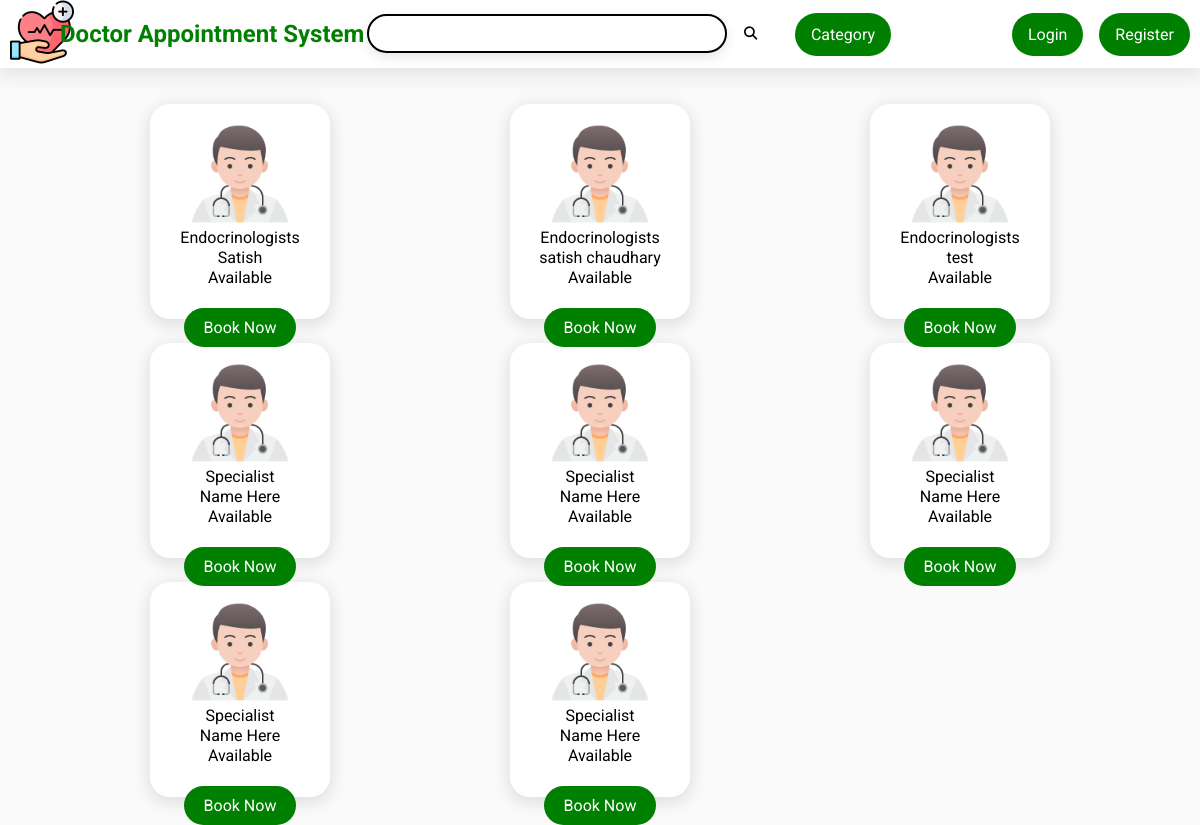
The page /category.php?doctor_category=Endocrinologists on the database its author committed.
### tables this page shows
CREATE TABLE `doctors` (
  `d_id` int NOT NULL,
  `d_fullname` varchar(255) NOT NULL,
  `d_username` varchar(255) NOT NULL,
  `d_email` varchar(255) NOT NULL,
  `d_phone` bigint NOT NULL,
  `d_password` varchar(255) NOT NULL,
  `d_category` varchar(255) NOT NULL,
  `d_cilinics` varchar(255) NOT NULL,
  `d_clocation` varchar(255) NOT NULL,
  `d_imagesource` varchar(250) NOT NULL,
  `d_image` varchar(200) NOT NULL,
  `d_experienced` int NOT NULL,
  `d_qualification` varchar(200) NOT NULL
);

### classes/doctor_data.php (called while the page is built, shortened)
<?php
class doctorData extends dbh_connection{
    public function get_categories_info($categories){
        $query = 'SELECT * FROM doctors WHERE d_category=?';
        $stmt = $this->connect()->prepare($query);
        if(!$stmt->execute([$categories])){
            header('location:../index.php?stmtfailed');
            exit();
        }
        $doctorData = $stmt->fetchAll();
        return $doctorData;
    }
}
$d_data = new doctorData();
?>

### includes/dbh.inc.php (called while the page is built)
<?php
class dbh_connection{
    protected function connect(){
        try{
            $host = 'localhost';
            $username = 'root';
            $password = 'newpassword';
            $dbname = 'Appointment';
            $pdo = new PDO("mysql:host=$host;dbname=$dbname",$username,$password);
            $pdo->setAttribute(PDO::ATTR_ERRMODE, PDO::ERRMODE_EXCEPTION);
            return $pdo;
        }
        catch(PDOException $e){
            die(''.$e->getMessage());
        }
    }
}
?>

### category.php (the view, shortened to what this page needs)
<?php
 include 'header.php';
?>
<div class="container">
  <?php
  if(isset($_GET['doctor_category'])){
    $doctorcategory= $_GET['doctor_category'];
    $doctor_info = $d_data->get_categories_info($doctorcategory);
    if($doctor_info){
      foreach ($doctor_info as $key => $doctors) {
        $doctor_id = $doctors['d_id'];
       echo
       ' <div class="card" id="card-'.($key+1).'">
      <img src="images/doctor.png" alt="">
      <p class="speclaist">'.$doctors['d_category'].'</p>
      <p class="name">'.$doctors['d_fullname'].'</p>
      <p>Available</p>
      <a href="Book.php?doctor_id='.$doctor_id.'">Book Now</a>
    </div>';
      }
    }
  }
  ?>
    <?php
      for ($i=count($doctor_info)+1; $i<=8  ; $i++) {
        echo '
        <div class="card" id="card-2">
        <img src="images/doctor.png" alt="">
        <p class="speclaist">Specialist</p>
        <p class="name">Name Here</p>
        <p>Available</p>
        <a href="Book.php">Book Now</a>
        </div>';
      }
   ?>
</div>

### css/style.css (style rules this page uses)
* { margin: 0; padding: 0; box-sizing: border-box; list-style: none; font-family: "Roboto", serif; }
.container { min-height: 80vh; display: grid; grid-template-columns: repeat(auto-fit,minmax(320px,1fr)); width: 90%; margin: 0 auto; }
.card { text-align: center; height: 90%; width: 50%; margin-top: 10%; margin-left: 25%; box-shadow: 0px 4px 15px 3px rgba(0,0,0,0.1); transition: box-shadow 0.3s ease , transform 0.4s ease; background: white; border-radius: 20px; }
.card > img { height: 100px; margin-top: 20px; }
.card > p { line-height: 20px; }
.card > a { position: relative; top: 30px; padding: 10px 20px; border-radius: 90px; background-color: green; color: #fff; }

### css/nav.css (style rules this page uses)
* { margin: 0; padding: 0; box-sizing: border-box; list-style: none; text-decoration: none; font-family: "Roboto", sans-serif; }
body { background: #fafafa; }
a { text-decoration: none; }

### rows shown on the page
doctors: d_category "Endocrinologists", d_fullname "Satish"
doctors: d_category "Endocrinologists", d_fullname "satish chaudhary"
doctors: d_category "Endocrinologists", d_fullname "test"
